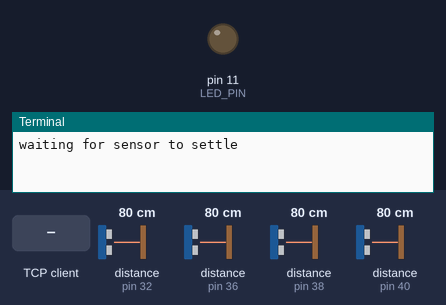
Bench run of a program on a simulated Raspberry Pi (header pin numbers). Parts: output pins drawn as LEDs (lit = HIGH), the last lines printed to the terminal. The inputs (shaded band) are chosen by the test bench; at power-on: distance to the obstacle (sensors on pin 32, pin 36, pin 38, pin 40) 80 cm. The echo pulse lasts 58.3 µs per cm; one TCP client connects 1 s after the port opens and stays connected; threads take turns every 2 ms; the clock reads 2024-03-15 10:24:30 at power-on unless the program sets it; pins used as bus, display or sensor lines are not drawn.

Above: at 0.1 s.
At 1.7 s:
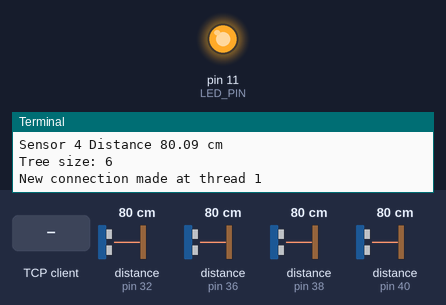
1.8 s: the TCP client sends "1"
Timing chart, 0 to 4.8 s (numbered marks = the images above; inputs shaded):
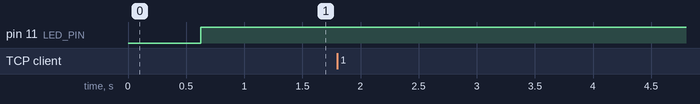

The program:

UDP_RasPi.py
```python
#!/usr/bin/python
import RPi.GPIO as GPIO
import time
import socket
#Import threads
import logging
import threading
import time

TIME_TO_GROW = 60*15
MAX_TREE_SIZE = 3*TIME_TO_GROW
Tree_Size = 0

GPIO.setmode(GPIO.BOARD)
SNS1_TRIGGER = 16
SNS2_TRIGGER = 18
SNS3_TRIGGER = 22
SNS4_TRIGGER = 24
SNS1_ECHO = 32
SNS2_ECHO = 36
SNS3_ECHO = 38
SNS4_ECHO = 40

LED_PIN = 11

THRESHOLD = 100

GPIO.setup(SNS1_TRIGGER, GPIO.OUT)
GPIO.setup(SNS1_TRIGGER, GPIO.OUT)
GPIO.setup(SNS2_TRIGGER, GPIO.OUT)
GPIO.setup(SNS3_TRIGGER, GPIO.OUT)
GPIO.setup(SNS4_TRIGGER, GPIO.OUT)
GPIO.setup(SNS1_ECHO, GPIO.IN)
GPIO.setup(SNS2_ECHO, GPIO.IN)
GPIO.setup(SNS3_ECHO, GPIO.IN)
GPIO.setup(SNS4_ECHO, GPIO.IN)

GPIO.setup(LED_PIN, GPIO.OUT)

GPIO.output(SNS1_TRIGGER, GPIO.LOW)
GPIO.output(SNS2_TRIGGER, GPIO.LOW)
GPIO.output(SNS3_TRIGGER, GPIO.LOW)
GPIO.output(SNS4_TRIGGER, GPIO.LOW)

print("waiting for sensor to settle")

time.sleep(0.5)

delay_value = 0.025

GPIO.output(LED_PIN, GPIO.LOW)

def server_thread(name):
    print("Client " + str(name) + " connected")

    #Accepts the incomming connection
    try:
        (clientsocket, address) = listensocket.accept()
    except:
        server_thread(1)

    print("New connection made at thread " + str(name))

    while True:

        try:
            message = clientsocket.recv(1024).decode() #Gets the incomming message
        except:
            server_thread(name)
        print(message)

        value = str(Tree_Size)
        print(value)

        try:
            clientsocket.sendall(value.encode("utf-8"))
        except:
            server_thread(name)


#Create TCP Socket

listensocket = socket.socket() #Creates an instance of socket
Port = 8000 #Port to host server on
maxConnections = 10
hostname = socket.gethostname() #IP address of local machine
IP=socket.gethostbyname(hostname)

listensocket.bind(('',Port))

#Starts server
listensocket.listen(maxConnections)
print("Server started at " + IP + " on port " + str(Port))

x = threading.Thread(target=server_thread, args=(1,))
y = threading.Thread(target=server_thread, args=(2,))

x.start()
y.start()

while True:
    GPIO.output(SNS1_TRIGGER, GPIO.HIGH)

    time.sleep(0.00001)

    GPIO.output(SNS1_TRIGGER, GPIO.LOW)

    while GPIO.input(SNS1_ECHO)==0:
        pulse1_start_time = time.time()
    while GPIO.input(SNS1_ECHO)==1:
        pulse1_end_time = time.time()

    pulse1_duration = pulse1_end_time - pulse1_start_time
    distance1 = round(pulse1_duration * 17150, 2)
    print("Sensor 1 Distance",distance1,"cm")
    time.sleep(delay_value)

    GPIO.output(SNS2_TRIGGER, GPIO.HIGH)

    time.sleep(0.00001)

    GPIO.output(SNS2_TRIGGER, GPIO.LOW)

    while GPIO.input(SNS2_ECHO)==0:
        pulse2_start_time = time.time()
    while GPIO.input(SNS2_ECHO)==1:
        pulse2_end_time = time.time()

    pulse2_duration = pulse2_end_time - pulse2_start_time
    distance2 = round(pulse2_duration * 17150, 2)
    print("Sensor 2 Distance",distance2,"cm")
    time.sleep(delay_value)

    GPIO.output(SNS3_TRIGGER, GPIO.HIGH)

    time.sleep(0.00001)

    GPIO.output(SNS3_TRIGGER, GPIO.LOW)

    while GPIO.input(SNS3_ECHO)==0:
        pulse3_start_time = time.time()
    while GPIO.input(SNS3_ECHO)==1:
        pulse3_end_time = time.time()

    pulse3_duration = pulse3_end_time - pulse3_start_time
    distance3 = round(pulse3_duration * 17150, 2)
    print("Sensor 3 Distance",distance3,"cm")
    time.sleep(delay_value)

    GPIO.output(SNS4_TRIGGER, GPIO.HIGH)

    time.sleep(0.00001)

    GPIO.output(SNS4_TRIGGER, GPIO.LOW)

    while GPIO.input(SNS4_ECHO)==0:
        pulse4_start_time = time.time()
    while GPIO.input(SNS4_ECHO)==1:
        pulse4_end_time = time.time()

    pulse4_duration = pulse4_end_time - pulse4_start_time
    distance4 = round(pulse4_duration * 17150, 2)
    print("Sensor 4 Distance",distance4,"cm")
    time.sleep(delay_value)

    grow1 = 0
    grow2 = 0

    #Quais os sensores que estao juntos?
    if distance1 <= THRESHOLD:
        grow1 = 1
        GPIO.output(LED_PIN, GPIO.HIGH)
    if distance2 <= THRESHOLD:
        grow1 = 1
        GPIO.output(LED_PIN, GPIO.HIGH)
    if distance3 <= THRESHOLD:
        grow2 = 1
        GPIO.output(LED_PIN, GPIO.HIGH)
    if distance4 <= THRESHOLD:
        grow2 = 1
        GPIO.output(LED_PIN, GPIO.HIGH)

    #Arvore decresce a um terco da velocidade
    if grow1 or grow2:
        Tree_Size = min(MAX_TREE_SIZE,Tree_Size + grow1*3 + grow2*3)
    else:
        Tree_Size = max(0, Tree_Size - 1)
        GPIO.output(LED_PIN, GPIO.LOW)

    print("Tree size:",Tree_Size)

    time.sleep(2)
```
